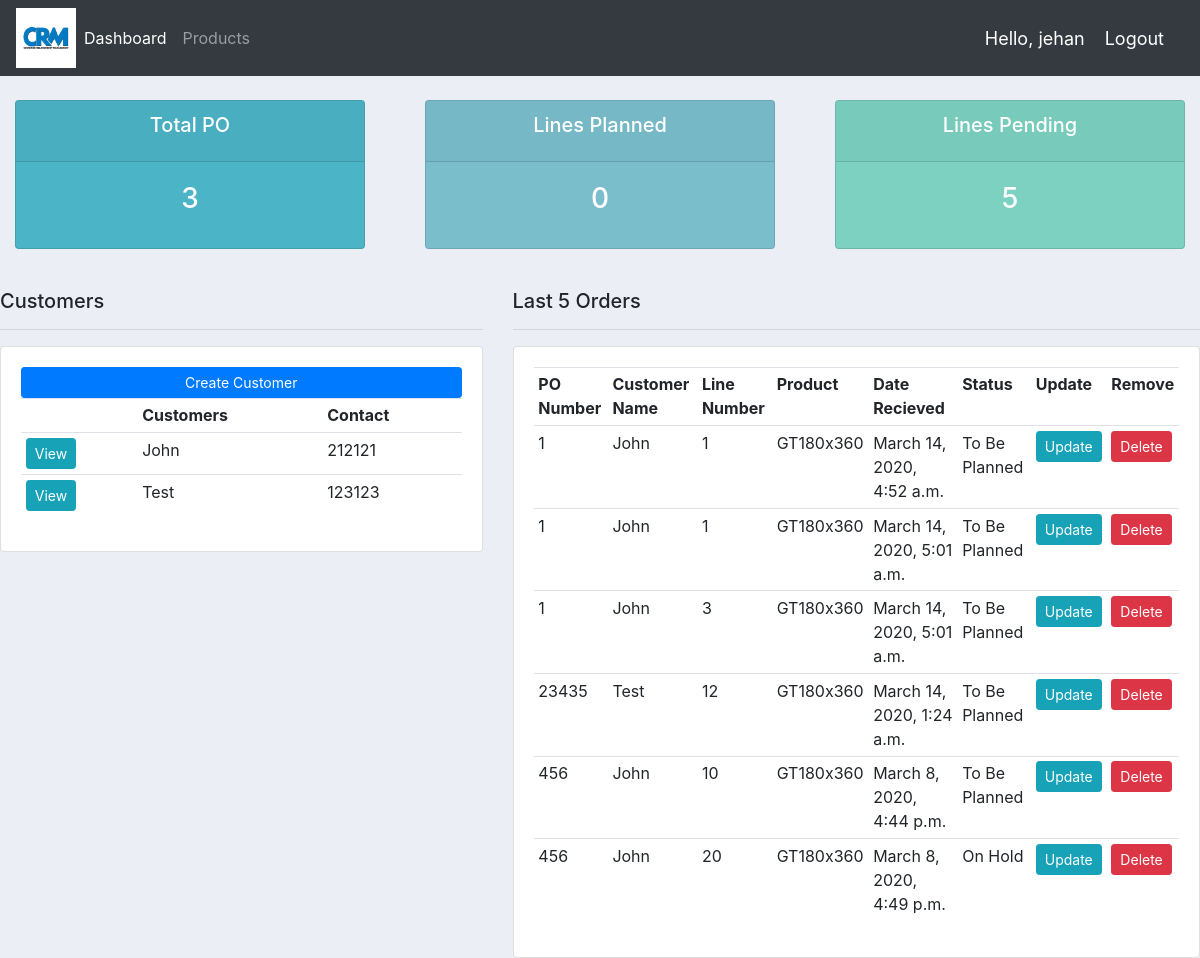
The app's page / (signed in) with its own data.
### custmanager/models.py (models this page shows, shortened)
class Customer(models.Model):
    name = models.CharField(max_length=200, null=True,unique=True)
    email = models.CharField(max_length=200, null=True,unique=True)
    phone = models.CharField(max_length=200,null=True)
    state = models.CharField(max_length=200, null=True)
    city = models.CharField(max_length=200, null=True)
    date_created = models.DateTimeField(auto_now_add=True,null=True)
    def __str__(self):
        return self.name

class Order(models.Model):
    STATUS = (('To Be Planned','To Be Planned'),
              ('Planned','Planned'),
              ('On Hold','On Hold'))
    customer = models.ForeignKey(Customer, null=True, on_delete = models.SET_NULL)
    product = models.ForeignKey(Product, null=True, on_delete = models.SET_NULL)
    ponumber = models.CharField(max_length=200, null=True)
    linenumber = models.CharField(max_length=200, null=True)
    price = models.FloatField(null=True)
    QuantityY2 =  models.FloatField(null=True)
    QuantityRolls =  models.FloatField(null=True)
    date_created = models.DateTimeField(auto_now_add=True,null=True)
    status =models.CharField(max_length=200, null=True,choices=STATUS)
    note =  models.CharField(max_length=2000, null=True)

class Product(models.Model):
    CATEGORY = (('NonWoven','NonWoven'),
              ('Woven','Woven'),
              ('Other','Other'))
    name = models.CharField(max_length=200, null=True)
    category = models.CharField(max_length=200, null=True,choices=CATEGORY)
    description =  models.CharField(max_length=200, null=True, blank=True)
    date_created = models.DateTimeField(auto_now_add=True,null=True)
    tags = models.ManyToManyField(Tag)
    def __str__(self):
        return self.name

### custmanager/views.py (the view)
# urls.py: 2. Add a URL to urlpatterns:  path('', Home.as_view(), name='home')
@login_required(login_url='login')
def Home(request):
    orders = Order.objects.all()
    customers = Customer.objects.all()
    cust_orders = Order.objects.select_related('customer','product').order_by('ponumber','linenumber').all()
    total_orders = Order.objects.values('ponumber').order_by().annotate(Count('ponumber',distinct=True))
    line_pending = orders.filter(status='To Be Planned').count()
    line_planned = orders.filter(status='Planned').count()
    total_customers = customers.count()
    context = {'orders':orders,'customers':customers,'cust_orders':cust_orders,
    'total_orders':total_orders,'line_pending':line_pending,'line_planned':line_planned}
    return render(request, 'custmanager/dashboard.html', context)

### custmanager/templates/custmanager/dashboard.html
{% extends 'custmanager/main.html' %}
{% block content %}
{% include 'custmanager/status.html' %}
<br>
<div class="row">
  <div class="col-md-5">
    <h5>Customers</h5>
    <hr>
    <div class="card card-body">
      <a class="btn btn-primary btn-sm btn-block" href="">Create Customer</a>
      <table class="table table-sm">
        <tr>
          <th></th>
          <th>Customers</th>
          <th>Contact</th>
        </tr>
        {% for cust in customers%}
        <tr>
          <td><a class="btn btn-sm btn-info" href="{% url 'customer' cust.id %}">View</a></td>
        <td>{{cust.name}}</td>
        <td>{{cust.phone}}</td>
        </tr>
        {% endfor %}
      </table>
    </div>
  </div>
  <div class="col-md-7">
    <h5>Last 5 Orders</h5>
    <hr>
    <div class="card card-body">
      <table class="table table-sm">
        <th>PO Number</th>
        <th>Customer Name</th>
        <th>Line Number</th>
        <th>Product</th>
        <th>Date Recieved</th>
        <th>Status</th>
        <th>Update</th>
        <th>Remove</th>
        {% for i in cust_orders %}
        <tr>
          <td>{{i.ponumber}}</td>
          <td>{{i.customer}}</td>
          <td>{{i.linenumber}}</td>
          <td>{{i.product}}</td>
          <td>{{i.date_created}}</td>
          <td>{{i.status}}</td>
          <td><a class="btn btn-sm btn-info" href="{% url 'update_order' i.id %}">Update</a></td>
          <td><a class="btn btn-sm btn-danger" href="{% url 'delete_order' i.id %}">Delete</a></td>
        </tr>
        {% endfor %}
      </table>
    </div>
  </div>
{% endblock %}

### custmanager/templates/custmanager/navbar.html (shortened to what this page needs)
{% load static %}
<nav class="navbar navbar-expand-lg navbar-dark bg-dark">
  <img src="{% static 'images/logo.png' %}" alt="" height="60" width="60">
  <div class="collapse navbar-collapse" id="navbarNav">
    <ul class="navbar-nav">
      <li class="nav-item active">
        <a class="nav-link" href="{% url 'home' %}">Dashboard</a>
      </li>
      <li class="nav-item">
        <a class="nav-link" href="{% url 'products' %}">Products</a>
      </li>
    </ul>
  </div>
  <span class="hello-msg">Hello, {{request.user}}</span>
  <span><a class="hello-msg" href="{% url 'logout' %}">Logout</a></span>
</nav>

### static/css/main.css (style rules this page uses)
body { background-color: #ebeff5; }

### custmanager/templates/custmanager/navbar.html (style rules this page uses)
.hello-msg { font-size: 18px; color: #fff; margin-right: 20px; }

### records on screen
Customer: name "John", phone "212121"
Customer: name "Test", phone "123123"
Order: ponumber "1", customer "John", linenumber "1", product "GT180x360", date_created "March 14, 2020, 4:52 a.m.", status "To Be Planned"
Order: ponumber "1", customer "John", linenumber "1", product "GT180x360", date_created "March 14, 2020, 5:01 a.m.", status "To Be Planned"
Order: ponumber "1", customer "John", linenumber "3", product "GT180x360", date_created "March 14, 2020, 5:01 a.m.", status "To Be Planned"
Order: ponumber "23435", customer "Test", linenumber "12", product "GT180x360", date_created "March 14, 2020, 1:24 a.m.", status "To Be Planned"
Order: ponumber "456", customer "John", linenumber "10", product "GT180x360", date_created "March 8, 2020, 4:44 p.m.", status "To Be Planned"
Order: ponumber "456", customer "John", linenumber "20", product "GT180x360", date_created "March 8, 2020, 4:49 p.m.", status "On Hold"

### other values on screen
{{ request.user }} "jehan"
{{ total_orders.count }} "3"
{{ line_planned }} "0"
{{ line_pending }} "5"
